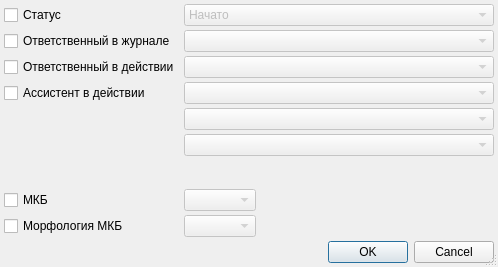
<?xml version="1.0" encoding="UTF-8"?>
<ui version="4.0">
 <class>TissueJournalTotalEditorDialog</class>
 <widget class="QDialog" name="TissueJournalTotalEditorDialog">
  <property name="geometry">
   <rect>
    <x>0</x>
    <y>0</y>
    <width>498</width>
    <height>267</height>
   </rect>
  </property>
  <property name="windowTitle">
   <string>Изменить атрибуты выбранных Действий</string>
  </property>
  <property name="sizeGripEnabled">
   <bool>true</bool>
  </property>
  <layout class="QGridLayout" name="gridLayout">
   <property name="margin">
    <number>4</number>
   </property>
   <property name="spacing">
    <number>4</number>
   </property>
   <item row="1" column="1" colspan="2">
    <widget class="CPersonComboBoxEx" name="cmbPersonInJournal">
     <property name="enabled">
      <bool>false</bool>
     </property>
    </widget>
   </item>
   <item row="3" column="1" colspan="2">
    <widget class="CPersonComboBoxEx" name="cmbAssistantInAction">
     <property name="enabled">
      <bool>false</bool>
     </property>
    </widget>
   </item>
   <item row="9" column="0" colspan="3">
    <widget class="QDialogButtonBox" name="buttonBox">
     <property name="orientation">
      <enum>Qt::Horizontal</enum>
     </property>
     <property name="standardButtons">
      <set>QDialogButtonBox::Cancel|QDialogButtonBox::Ok</set>
     </property>
    </widget>
   </item>
   <item row="1" column="0">
    <widget class="QCheckBox" name="chkPersonInJournal">
     <property name="sizePolicy">
      <sizepolicy hsizetype="Maximum" vsizetype="Fixed">
       <horstretch>0</horstretch>
       <verstretch>0</verstretch>
      </sizepolicy>
     </property>
     <property name="text">
      <string>Ответственный в журнале</string>
     </property>
    </widget>
   </item>
   <item row="3" column="0">
    <widget class="QCheckBox" name="chkAssistantInAction">
     <property name="sizePolicy">
      <sizepolicy hsizetype="Maximum" vsizetype="Fixed">
       <horstretch>0</horstretch>
       <verstretch>0</verstretch>
      </sizepolicy>
     </property>
     <property name="text">
      <string>Ассистент в действии</string>
     </property>
    </widget>
   </item>
   <item row="0" column="0">
    <widget class="QCheckBox" name="chkStatus">
     <property name="sizePolicy">
      <sizepolicy hsizetype="Maximum" vsizetype="Fixed">
       <horstretch>0</horstretch>
       <verstretch>0</verstretch>
      </sizepolicy>
     </property>
     <property name="text">
      <string>Статус</string>
     </property>
    </widget>
   </item>
   <item row="0" column="1" colspan="2">
    <widget class="QComboBox" name="cmbStatus">
     <property name="enabled">
      <bool>false</bool>
     </property>
     <item>
      <property name="text">
       <string>Начато</string>
      </property>
     </item>
     <item>
      <property name="text">
       <string>Ожидание</string>
      </property>
     </item>
     <item>
      <property name="text">
       <string>Закончено</string>
      </property>
     </item>
     <item>
      <property name="text">
       <string>Отменено</string>
      </property>
     </item>
     <item>
      <property name="text">
       <string>Без результата</string>
      </property>
     </item>
     <item>
      <property name="text">
       <string>Назначено</string>
      </property>
     </item>
    </widget>
   </item>
   <item row="2" column="0">
    <widget class="QCheckBox" name="chkPersonInAction">
     <property name="text">
      <string>Ответственный в действии</string>
     </property>
    </widget>
   </item>
   <item row="2" column="1" colspan="2">
    <widget class="CPersonComboBoxEx" name="cmbPersonInAction">
     <property name="enabled">
      <bool>false</bool>
     </property>
    </widget>
   </item>
   <item row="7" column="0">
    <widget class="QCheckBox" name="chkMKB">
     <property name="text">
      <string>МКБ</string>
     </property>
    </widget>
   </item>
   <item row="8" column="0">
    <widget class="QCheckBox" name="chkMorphologyMKB">
     <property name="text">
      <string>Морфология МКБ</string>
     </property>
    </widget>
   </item>
   <item row="7" column="1">
    <widget class="CICDCodeEditEx" name="cmbMKB">
     <property name="enabled">
      <bool>false</bool>
     </property>
     <property name="sizePolicy">
      <sizepolicy hsizetype="Maximum" vsizetype="Fixed">
       <horstretch>0</horstretch>
       <verstretch>0</verstretch>
      </sizepolicy>
     </property>
    </widget>
   </item>
   <item row="8" column="1">
    <widget class="CICDMorphologyCodeEditEx" name="cmbMorphologyMKB">
     <property name="enabled">
      <bool>false</bool>
     </property>
    </widget>
   </item>
   <item row="7" column="2">
    <widget class="QLabel" name="lblMKBText">
     <property name="text">
      <string/>
     </property>
    </widget>
   </item>
   <item row="8" column="2">
    <widget class="QLabel" name="lblMorphologyMKBText">
     <property name="text">
      <string/>
     </property>
    </widget>
   </item>
   <item row="4" column="1" colspan="2">
    <widget class="CPersonComboBoxEx" name="cmbAssistantInAction2">
     <property name="enabled">
      <bool>false</bool>
     </property>
    </widget>
   </item>
   <item row="5" column="1" colspan="2">
    <widget class="CPersonComboBoxEx" name="cmbAssistantInAction3">
     <property name="enabled">
      <bool>false</bool>
     </property>
    </widget>
   </item>
   <item row="6" column="0">
    <spacer name="verticalSpacer">
     <property name="orientation">
      <enum>Qt::Vertical</enum>
     </property>
     <property name="sizeHint" stdset="0">
      <size>
       <width>20</width>
       <height>40</height>
      </size>
     </property>
    </spacer>
   </item>
  </layout>
 </widget>
 <customwidgets>
  <customwidget>
   <class>CPersonComboBoxEx</class>
   <extends>QComboBox</extends>
   <header>Orgs/PersonComboBoxEx.h</header>
  </customwidget>
  <customwidget>
   <class>CICDCodeEditEx</class>
   <extends>QComboBox</extends>
   <header>library/ICDCodeEdit.h</header>
  </customwidget>
  <customwidget>
   <class>CICDMorphologyCodeEditEx</class>
   <extends>QComboBox</extends>
   <header>library/ICDMorphologyCodeEdit.h</header>
  </customwidget>
 </customwidgets>
 <tabstops>
  <tabstop>chkStatus</tabstop>
  <tabstop>cmbStatus</tabstop>
  <tabstop>chkPersonInJournal</tabstop>
  <tabstop>cmbPersonInJournal</tabstop>
  <tabstop>chkPersonInAction</tabstop>
  <tabstop>cmbPersonInAction</tabstop>
  <tabstop>chkAssistantInAction</tabstop>
  <tabstop>cmbAssistantInAction</tabstop>
  <tabstop>chkMKB</tabstop>
  <tabstop>cmbMKB</tabstop>
  <tabstop>chkMorphologyMKB</tabstop>
  <tabstop>cmbMorphologyMKB</tabstop>
  <tabstop>buttonBox</tabstop>
 </tabstops>
 <resources/>
 <connections>
  <connection>
   <sender>buttonBox</sender>
   <signal>accepted()</signal>
   <receiver>TissueJournalTotalEditorDialog</receiver>
   <slot>accept()</slot>
   <hints>
    <hint type="sourcelabel">
     <x>254</x>
     <y>238</y>
    </hint>
    <hint type="destinationlabel">
     <x>157</x>
     <y>244</y>
    </hint>
   </hints>
  </connection>
  <connection>
   <sender>buttonBox</sender>
   <signal>rejected()</signal>
   <receiver>TissueJournalTotalEditorDialog</receiver>
   <slot>reject()</slot>
   <hints>
    <hint type="sourcelabel">
     <x>322</x>
     <y>238</y>
    </hint>
    <hint type="destinationlabel">
     <x>286</x>
     <y>244</y>
    </hint>
   </hints>
  </connection>
  <connection>
   <sender>chkStatus</sender>
   <signal>toggled(bool)</signal>
   <receiver>cmbStatus</receiver>
   <slot>setEnabled(bool)</slot>
   <hints>
    <hint type="sourcelabel">
     <x>46</x>
     <y>15</y>
    </hint>
    <hint type="destinationlabel">
     <x>219</x>
     <y>10</y>
    </hint>
   </hints>
  </connection>
  <connection>
   <sender>chkPersonInJournal</sender>
   <signal>toggled(bool)</signal>
   <receiver>cmbPersonInJournal</receiver>
   <slot>setEnabled(bool)</slot>
   <hints>
    <hint type="sourcelabel">
     <x>79</x>
     <y>50</y>
    </hint>
    <hint type="destinationlabel">
     <x>214</x>
     <y>52</y>
    </hint>
   </hints>
  </connection>
  <connection>
   <sender>chkPersonInAction</sender>
   <signal>toggled(bool)</signal>
   <receiver>cmbPersonInAction</receiver>
   <slot>setEnabled(bool)</slot>
   <hints>
    <hint type="sourcelabel">
     <x>99</x>
     <y>77</y>
    </hint>
    <hint type="destinationlabel">
     <x>386</x>
     <y>80</y>
    </hint>
   </hints>
  </connection>
  <connection>
   <sender>chkAssistantInAction</sender>
   <signal>toggled(bool)</signal>
   <receiver>cmbAssistantInAction</receiver>
   <slot>setEnabled(bool)</slot>
   <hints>
    <hint type="sourcelabel">
     <x>112</x>
     <y>104</y>
    </hint>
    <hint type="destinationlabel">
     <x>387</x>
     <y>107</y>
    </hint>
   </hints>
  </connection>
  <connection>
   <sender>chkMKB</sender>
   <signal>toggled(bool)</signal>
   <receiver>cmbMKB</receiver>
   <slot>setEnabled(bool)</slot>
   <hints>
    <hint type="sourcelabel">
     <x>46</x>
     <y>191</y>
    </hint>
    <hint type="destinationlabel">
     <x>252</x>
     <y>194</y>
    </hint>
   </hints>
  </connection>
  <connection>
   <sender>chkMorphologyMKB</sender>
   <signal>toggled(bool)</signal>
   <receiver>cmbMorphologyMKB</receiver>
   <slot>setEnabled(bool)</slot>
   <hints>
    <hint type="sourcelabel">
     <x>86</x>
     <y>211</y>
    </hint>
    <hint type="destinationlabel">
     <x>252</x>
     <y>221</y>
    </hint>
   </hints>
  </connection>
  <connection>
   <sender>chkAssistantInAction</sender>
   <signal>toggled(bool)</signal>
   <receiver>cmbAssistantInAction2</receiver>
   <slot>setEnabled(bool)</slot>
   <hints>
    <hint type="sourcelabel">
     <x>71</x>
     <y>85</y>
    </hint>
    <hint type="destinationlabel">
     <x>332</x>
     <y>109</y>
    </hint>
   </hints>
  </connection>
  <connection>
   <sender>chkAssistantInAction</sender>
   <signal>toggled(bool)</signal>
   <receiver>cmbAssistantInAction3</receiver>
   <slot>setEnabled(bool)</slot>
   <hints>
    <hint type="sourcelabel">
     <x>71</x>
     <y>85</y>
    </hint>
    <hint type="destinationlabel">
     <x>332</x>
     <y>133</y>
    </hint>
   </hints>
  </connection>
 </connections>
</ui>
